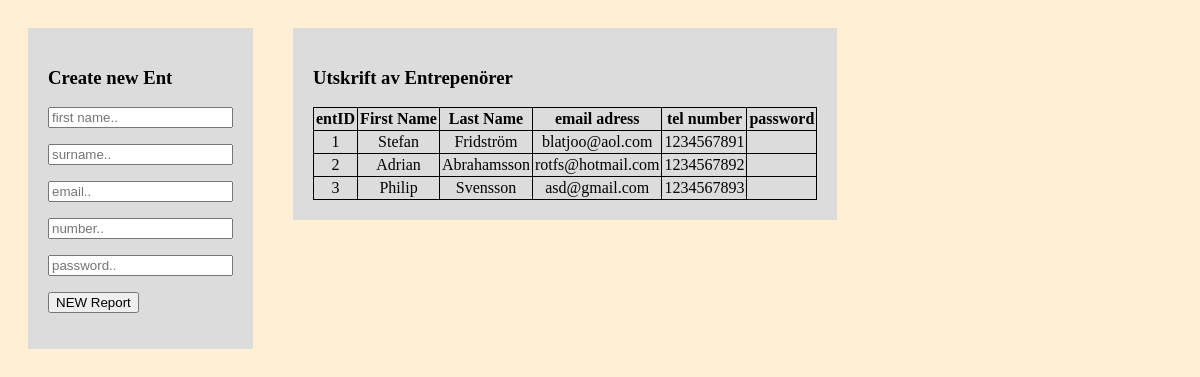
Screenshot of /NyEnt.php with the database file from the repository.
### tables this page shows
create table Ent (
entID smallint not null auto_increment unique, 
password varchar(32)not null,
firstName varchar(32)not null,
lastName varchar(32) not null,
email varchar (64) unique,
number int(10) not null unique,
regDate timestamp,
primary key (entID)
);

### NyEnt.php (the view, shortened to what this page needs)
<!DOCTYPE HTML>
<head>
<html>
</head>
<body>
<?php
include'connect.php';
?>
<div>
	<h3>Create new Ent</h3>
	<form action='<?php $_PHP_SELF ?>' method='POST'>
		<input type="text" name="firstName" placeholder="first name.."></p>
		<input type="text" name="lastName" placeholder="surname.."></p>
		<input type="text" name="email" placeholder="email.."></p>
		<input type="text" name="number" placeholder="number.."></p>
		<input type="password" name="pass" placeholder="password.."></p>
		<p><button type="submit" name="CreateEnt" id="CreateEnt">NEW Report</button></p></form>
</div>
<div>
	<h3>Utskrift av Entrepenörer</h3>
    <table>
	    <?php
	    		echo "<tr>";
		        echo "<th>entID</th>";
		        echo "<th>First Name</th>";
		        echo "<th>Last Name</th>";
		        echo "<th>email adress</th>";
		        echo "<th>tel number</th>";
		        echo "<th>password</th>";
		        echo "</tr>";
		      foreach($pdo->query( 'SELECT * FROM Ent;' ) as $row){
		        echo "<tr>";
		        echo "<td>".$row['entID']."</td>";
		        echo "<td>".$row['firstName']."</td>";
		        echo "<td>".$row['lastName']."</td>";
		        echo "<td>".$row['email']."</td>";
		        echo "<td>".$row['number']."</td>";
		        echo "<td>".$row['pass']."</td>";
		        echo "</tr>";
		    }
	      ?>
</div>
</body>
</html>

### NyEnt.php (style rules this page uses)
body { background-color: papayawhip; }
div { display: block; float: left; background-color: gainsboro; margin: 20px; padding: 20px; }
table, td, th { border:1px solid; text-align: center; margin: auto; border-collapse: collapse; padding:2px; }

### rows the page displays
ent: entID "1", firstName "Stefan", lastName "Fridström", email "blatjoo@aol.com", number "1234567891"
ent: entID "2", firstName "Adrian", lastName "Abrahamsson", email "rotfs@hotmail.com", number "1234567892"
ent: entID "3", firstName "Philip", lastName "Svensson", email "asd@gmail.com", number "1234567893"
